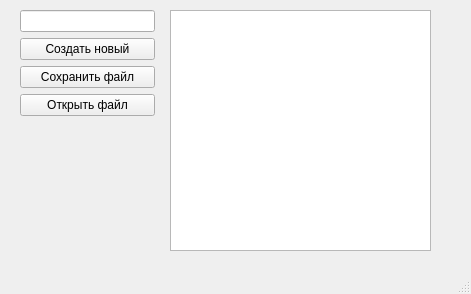
<?xml version="1.0" encoding="UTF-8"?>
<ui version="4.0">
 <class>MainWindow</class>
 <widget class="QMainWindow" name="MainWindow">
  <property name="geometry">
   <rect>
    <x>0</x>
    <y>0</y>
    <width>471</width>
    <height>294</height>
   </rect>
  </property>
  <property name="windowTitle">
   <string>MainWindow</string>
  </property>
  <widget class="QWidget" name="centralwidget">
   <widget class="QTextEdit" name="textEdit">
    <property name="geometry">
     <rect>
      <x>170</x>
      <y>10</y>
      <width>261</width>
      <height>241</height>
     </rect>
    </property>
   </widget>
   <widget class="QWidget" name="">
    <property name="geometry">
     <rect>
      <x>20</x>
      <y>10</y>
      <width>135</width>
      <height>109</height>
     </rect>
    </property>
    <layout class="QVBoxLayout" name="verticalLayout">
     <item>
      <widget class="QLineEdit" name="lineEdit"/>
     </item>
     <item>
      <widget class="QPushButton" name="pushButton_create">
       <property name="text">
        <string>Создать новый</string>
       </property>
      </widget>
     </item>
     <item>
      <widget class="QPushButton" name="pushButton_save">
       <property name="text">
        <string>Сохранить файл</string>
       </property>
      </widget>
     </item>
     <item>
      <widget class="QPushButton" name="pushButton_open">
       <property name="text">
        <string>Открыть файл</string>
       </property>
      </widget>
     </item>
    </layout>
   </widget>
  </widget>
  <widget class="QMenuBar" name="menubar">
   <property name="geometry">
    <rect>
     <x>0</x>
     <y>0</y>
     <width>471</width>
     <height>21</height>
    </rect>
   </property>
  </widget>
  <widget class="QStatusBar" name="statusbar"/>
 </widget>
 <resources/>
 <connections/>
</ui>
